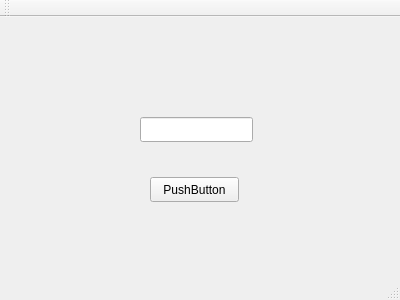
<?xml version="1.0" encoding="UTF-8"?>
<ui version="4.0">
 <class>MainWindow</class>
 <widget class="QMainWindow" name="MainWindow">
  <property name="geometry">
   <rect>
    <x>0</x>
    <y>0</y>
    <width>400</width>
    <height>300</height>
   </rect>
  </property>
  <property name="windowTitle">
   <string>MainWindow</string>
  </property>
  <widget class="QWidget" name="centralWidget">
   <widget class="QPushButton" name="pushButton">
    <property name="geometry">
     <rect>
      <x>150</x>
      <y>160</y>
      <width>89</width>
      <height>25</height>
     </rect>
    </property>
    <property name="text">
     <string>PushButton</string>
    </property>
   </widget>
   <widget class="QLineEdit" name="lineEdit">
    <property name="geometry">
     <rect>
      <x>140</x>
      <y>100</y>
      <width>113</width>
      <height>25</height>
     </rect>
    </property>
   </widget>
  </widget>
  <widget class="QMenuBar" name="menuBar">
   <property name="geometry">
    <rect>
     <x>0</x>
     <y>0</y>
     <width>400</width>
     <height>22</height>
    </rect>
   </property>
  </widget>
  <widget class="QToolBar" name="mainToolBar">
   <attribute name="toolBarArea">
    <enum>TopToolBarArea</enum>
   </attribute>
   <attribute name="toolBarBreak">
    <bool>false</bool>
   </attribute>
  </widget>
  <widget class="QStatusBar" name="statusBar"/>
 </widget>
 <layoutdefault spacing="6" margin="11"/>
 <resources/>
 <connections/>
</ui>
